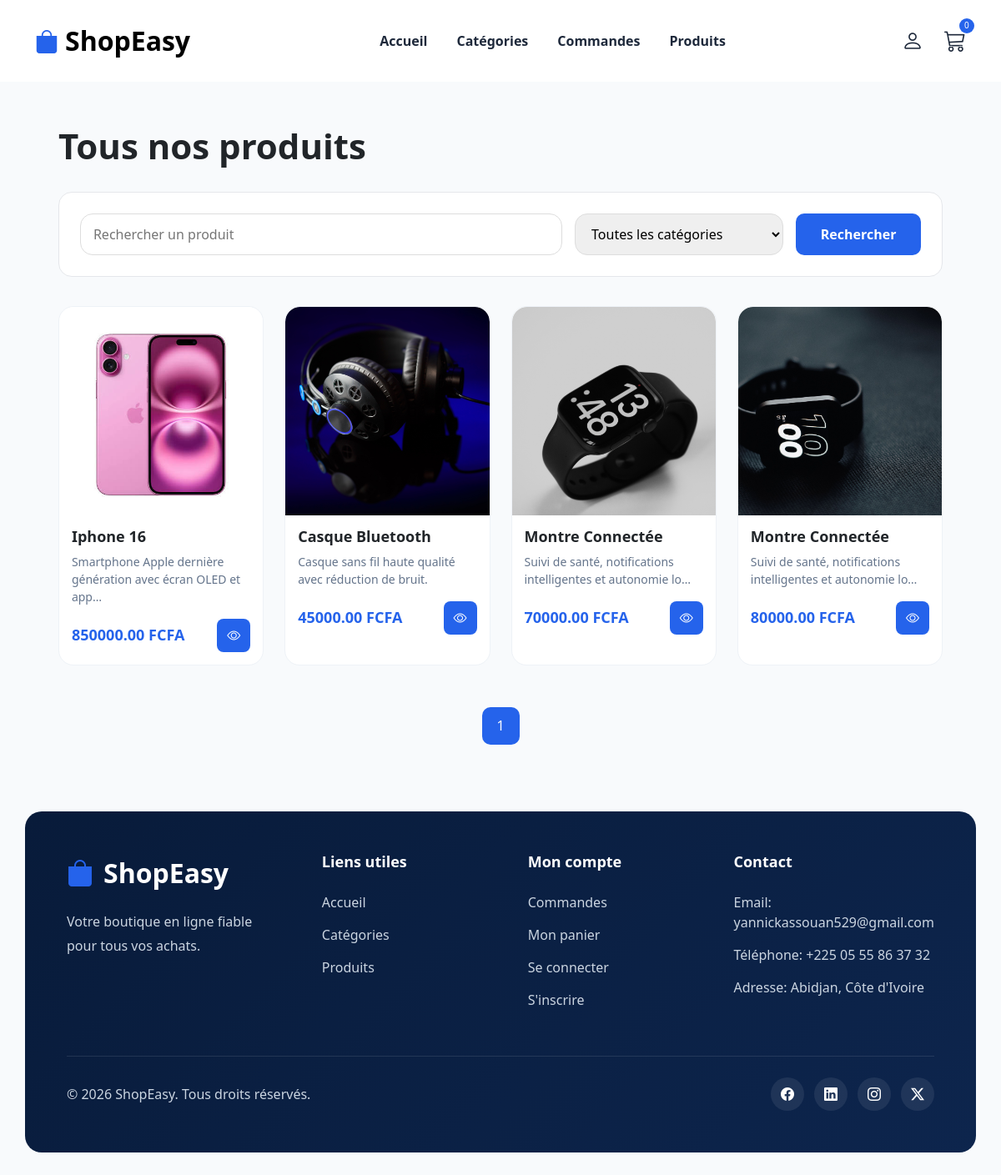
Screenshot of /products/ with the database file from the repository.
### store/models.py (models this page shows, shortened)
class Product(models.Model):
    name = models.CharField(max_length=200)
    description = models.TextField()
    category = models.ForeignKey(
        Category,
        on_delete=models.CASCADE,
        related_name='products'
    )
    price = models.DecimalField(
        max_digits=10,
        decimal_places=2
    )
    stock = models.PositiveIntegerField(default=0)
    image = models.ImageField(
        upload_to='products/',
        blank=True,
        null=True
    )
    created_at = models.DateTimeField(
        auto_now_add=True
    )

### store/views.py (the view)
# urls.py: path('products/',views.products,name='products'),
def products(request):
    query = request.GET.get('q')
    category_id = request.GET.get('category')
    products = Product.objects.all()
    categories = Category.objects.all()
    if query:
        products = products.filter(
            Q(name__icontains=query) |
            Q(description__icontains=query)
        )
    if category_id:
        products = products.filter(
            category_id=category_id
        )
    paginator = Paginator(products, 8)
    page_number = request.GET.get('page')
    page_obj = paginator.get_page(page_number)
    context = {
        'page_obj': page_obj,
        'categories': categories,
        'query': query,
        'selected_category': category_id
    }
    return render(
        request,
        'products1.html',
        context
    )

### store/context_processor.py (called while the page is built, shortened)
def cart_counter(request):
    count = 0
    return {
        'cart_count': count
    }

### store/templates/products1.html (shortened to what this page needs)
{% extends 'base.html' %}
{% block content %}
<section class="products-page">
    <div class="page-header">
        <h1>
            Tous nos produits
        </h1>
    </div>
    <div class="filters-bar">
        <form method="GET">
            <input
                type="text"
                name="q"
                placeholder="Rechercher un produit">
            <select name="category">
                <option value="">
                    Toutes les catégories
                </option>
            </select>
            <button type="submit">
                Rechercher
            </button>
        </form>
    </div>
    <div class="products-grid">
        {% for product in page_obj %}
        <div class="product-card">
            <div class="product-image">
                <img
                    src="{{ product.image.url }}"
                    alt="{{ product.name }}">
            </div>
            <div class="product-content">
                <h5>
                    {{ product.name }}
                </h5>
                <p>
                    {{ product.description|truncatechars:60 }}
                </p>
                <div class="product-footer">
                    <span class="price">
                        {{ product.price }} FCFA
                    </span>
                    <a href="{% url 'product_detail' product.id %}"
                       class="cart-btn">
                        <i class="bi bi-eye"></i>
                    </a>
                </div>
            </div>
        </div>
        {% empty %}
        <div class="no-product">
            Aucun produit trouvé.
        </div>
        {% endfor %}
    </div>
    <div class="pagination-container">
    {% for num in page_obj.paginator.page_range %}
        {% if page_obj.number == num %}
            <span class="page-btn active-page">
                {{ num }}
            </span>
        {% else %}
            <a href="?page={{ num }}&q={{ query }}&category={{ selected_category }}"
               class="page-btn">
                {{ num }}
            </a>
        {% endif %}
    {% endfor %}
</div>
</section>
{% endblock %}

### store/static/css/style.css (style rules this page uses)
body { background:#f8fafc; padding-top:110px; }
.products-grid { display:grid; grid-template-columns: repeat(4,1fr); gap:25px; }
.product-card { background:white; border-radius:18px; overflow:hidden; transition:.3s; border:1px solid #eef2f7; }
.product-image { height:250px; overflow:hidden; border-radius:18px 18px 0 0; }
.product-image img { width:100%; height:100%; object-fit:cover; transition:transform 0.4s ease; }
.product-content { padding:15px; }
.product-content h5 { font-size:18px; font-weight:700; margin-bottom:8px; }
.product-content p { color:#64748b; font-size:14px; min-height:40px; }
.product-footer { display:flex; justify-content:space-between; align-items:center; margin-top:15px; }
.price { color:#2563eb; font-size:18px; font-weight:700; }
.cart-btn { width:40px; height:40px; background:#2563eb; color:white; border-radius:8px; display:flex; justify-content:center; align-items:center; text-decoration:none; }
.products-page { width:95%; margin:40px auto 80px; }
.page-header { margin-bottom:30px; }
.page-header h1 { font-size:42px; font-weight:700; }
.filters-bar { background:white; padding:25px; border-radius:16px; border:1px solid #e5e7eb; margin-bottom:35px; }
.filters-bar form { display:flex; gap:15px; }
.filters-bar input { flex:1; height:50px; border:1px solid #ddd; border-radius:15px; padding:0 15px; }
.filters-bar select { width:250px; border:1px solid #ddd; border-radius:15px; padding:0 15px; }
.filters-bar button { width:150px; border:none; border-radius:10px; background:#2563eb; color:white; font-weight:600; }
.pagination-container { display:flex; justify-content:center; align-items:center; gap:10px; margin-top:50px; }
.page-btn { width:45px; height:45px; display:flex; justify-content:center; align-items:center; text-decoration:none; border:1px solid #e5e7eb; border-radius:10px; color:#1e293b; background:white; transition:.3s; }
.active-page { background:#2563eb; color:white; border:none; }

### rows the page displays
Product: image (picture), name "Iphone 16", description "Smartphone Apple dernière génération avec écran OLED et app…", price "850000.00"
Product: image (picture), name "Casque Bluetooth", description "Casque sans fil haute qualité avec réduction de bruit.", price "45000.00"
Product: image (picture), name "Montre Connectée", description "Suivi de santé, notifications intelligentes et autonomie lo…", price "70000.00"
Product: image (picture), name "Montre Connectée", description "Suivi de santé, notifications intelligentes et autonomie lo…", price "80000.00"

### other values shown
{{ cart_count }} "0"
{{ num }} "1"
